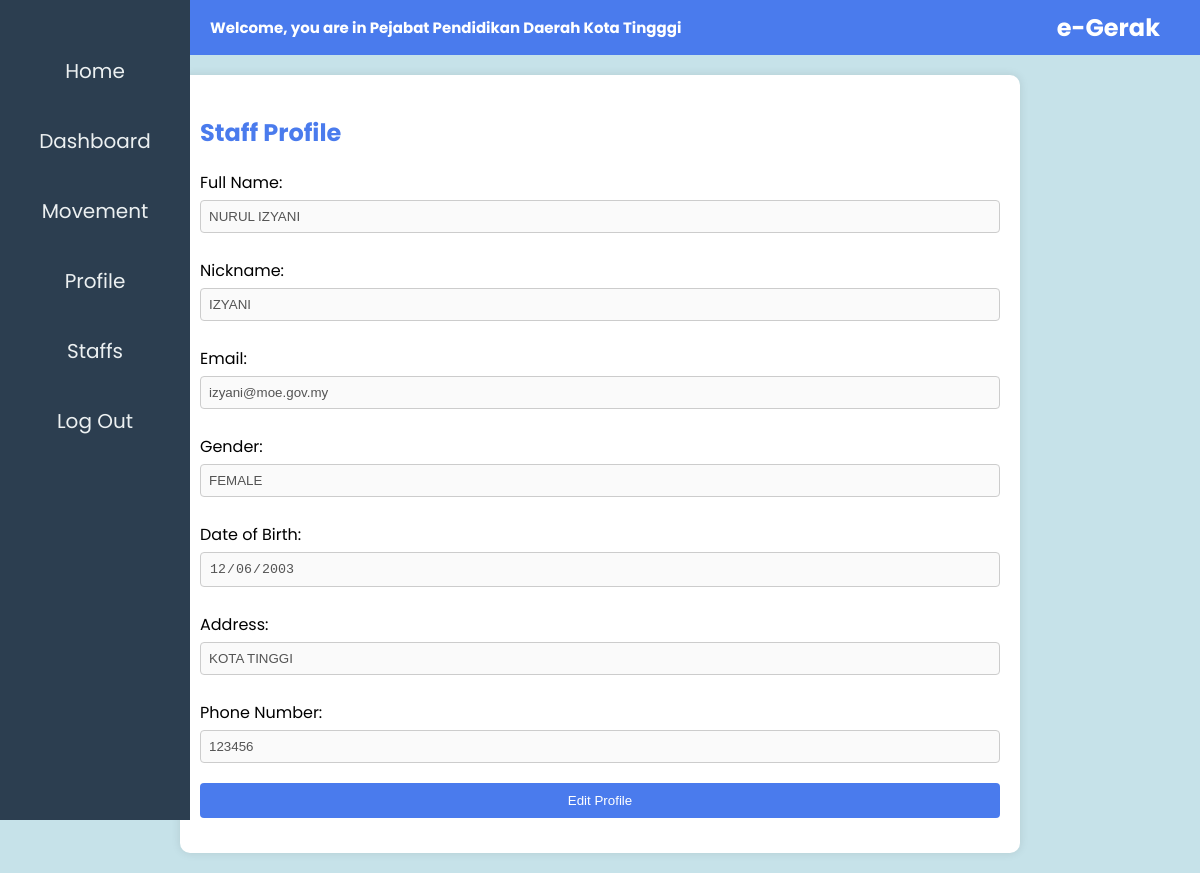
The app's page /staff/staffprofile.php (signed in) with its own data.
### tables this page shows
CREATE TABLE `tblstaff` (
  `staff_id` int NOT NULL,
  `StaffFullName` varchar(200) DEFAULT NULL,
  `StaffNickname` varchar(150) DEFAULT NULL,
  `StaffEmail` varchar(200) DEFAULT NULL,
  `StaffPassword` varchar(300) DEFAULT NULL,
  `StaffGender` varchar(1100) DEFAULT NULL,
  `StaffDOB` varchar(100) DEFAULT NULL,
  `StaffAddress` varchar(255) DEFAULT NULL,
  `StaffPhoneNo` char(20) DEFAULT NULL,
  `StaffPicProfile` varchar(200) DEFAULT NULL
);

### staff/staffprofile.php (the view, shortened to what this page needs)
<?php
include('../config.php');
$user_id = $_SESSION['user_id'];
$sql = "SELECT * FROM tblstaff WHERE staff_id = '$user_id'";
$result = $conn->query($sql);
if ($result->num_rows > 0) {
    $row = $result->fetch_assoc();
    $full_name = $row['StaffFullName'];
    $nickname = $row['StaffNickname'];
    $email = $row['StaffEmail'];
    $gender = $row['StaffGender'];
    $dob = $row['StaffDOB'];
    $address = $row['StaffAddress'];
    $phone_no = $row['StaffPhoneNo'];
}
?>
<!DOCTYPE html>
<html lang="en">
<head>
</head>
<body>
    <?php include('includestaff\staffheader.php'); ?>
    <?php include('includestaff/leftnavbar.php'); ?>
    <main class="view-mode">
        <h2>Staff Profile</h2>
        <form action="staffprofile.php" method="POST">
            <label for="full_name">Full Name:</label>
            <input type="text" id="full_name" name="full_name" value="<?php echo $full_name; ?>" disabled>
            <label for="nickname">Nickname:</label>
            <input type="text" id="nickname" name="nickname" value="<?php echo $nickname; ?>" disabled>
            <label for="email">Email:</label>
            <input type="email" id="email" name="email" value="<?php echo $email; ?>" disabled>
            <label for="gender">Gender:</label>
            <input type="text" id="gender" name="gender" value="<?php echo $gender; ?>" disabled>
            <label for="dob">Date of Birth:</label>
            <input type="date" id="dob" name="dob" value="<?php echo $dob; ?>" disabled>
            <label for="address">Address:</label>
            <input id="address" name="address" value="<?php echo $address; ?>" disabled>
            <label for="phone_no">Phone Number:</label>
            <input type="tel" id="phone_no" name="phone_no" value="<?php echo $phone_no; ?>" disabled>
            <input type="button" value="Edit Profile" name="edit_profile" id="editButton">
        </form>
    </main>
</body>
</html>

### staff/staffprofile.php (style rules this page uses)
body { background-color: #c6e2e9; margin: 0; padding: 0; font-family: "Poppins", sans-serif; }
main { max-width: 800px; margin: 20px auto; padding: 20px; background-color: #fff; border-radius: 10px; box-shadow: 0 0 10px rgba(0, 0, 0, 0.1); }
h2 { color: #4a7bed; }
form { margin-top: 20px; }
label { display: block; margin-top: 10px; }
input, select, textarea { width: 100%; padding: 8px; margin-top: 5px; margin-bottom: 15px; display: inline-block; border: 1px solid #ccc; box-sizing: border-box; border-radius: 4px; }
input[type="button"] { background-color: #4a7bed; color: white; padding: 10px 15px; border: none; border-radius: 4px; cursor: pointer; }

### staff/includestaff/staffheader.php (style rules this page uses)
body { margin: 0; padding: 0; font-family: "Poppins", sans-serif; }

### records on screen
tblstaff: full_name "NURUL IZYANI", nickname "IZYANI", email "izyani@moe.gov.my", gender "FEMALE", dob "12/06/2003", address "KOTA TINGGI", phone_no "123456"
